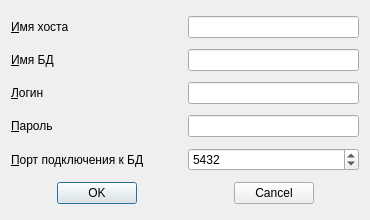
<?xml version="1.0" encoding="UTF-8"?>
<ui version="4.0">
 <class>Dialog</class>
 <widget class="QDialog" name="Dialog">
  <property name="geometry">
   <rect>
    <x>0</x>
    <y>0</y>
    <width>370</width>
    <height>220</height>
   </rect>
  </property>
  <property name="windowTitle">
   <string>Подключение к БД</string>
  </property>
  <layout class="QGridLayout" name="gridLayout">
   <item row="2" column="1">
    <widget class="QLineEdit" name="v_login"/>
   </item>
   <item row="3" column="0">
    <widget class="QLabel" name="lbl_password">
     <property name="text">
      <string>&amp;Пароль</string>
     </property>
     <property name="buddy">
      <cstring>v_password</cstring>
     </property>
    </widget>
   </item>
   <item row="1" column="0">
    <widget class="QLabel" name="lbl_DB_name">
     <property name="text">
      <string>&amp;Имя БД</string>
     </property>
     <property name="buddy">
      <cstring>v_DB_name</cstring>
     </property>
    </widget>
   </item>
   <item row="0" column="0">
    <widget class="QLabel" name="lbl_host_name">
     <property name="text">
      <string>&amp;Имя хоста</string>
     </property>
     <property name="buddy">
      <cstring>v_host_name</cstring>
     </property>
    </widget>
   </item>
   <item row="2" column="0">
    <widget class="QLabel" name="lbl_login">
     <property name="text">
      <string>&amp;Логин</string>
     </property>
     <property name="buddy">
      <cstring>v_login</cstring>
     </property>
    </widget>
   </item>
   <item row="4" column="0">
    <widget class="QLabel" name="lbl_port_numbr">
     <property name="text">
      <string>&amp;Порт подключения к БД</string>
     </property>
     <property name="buddy">
      <cstring>v_port_numbr</cstring>
     </property>
    </widget>
   </item>
   <item row="0" column="1">
    <widget class="QLineEdit" name="v_host_name"/>
   </item>
   <item row="3" column="1">
    <widget class="QLineEdit" name="v_password"/>
   </item>
   <item row="4" column="1">
    <widget class="QSpinBox" name="v_port_numbr">
     <property name="maximum">
      <number>65535</number>
     </property>
     <property name="value">
      <number>5432</number>
     </property>
    </widget>
   </item>
   <item row="5" column="0">
    <widget class="QDialogButtonBox" name="pb_OK">
     <property name="layoutDirection">
      <enum>Qt::LeftToRight</enum>
     </property>
     <property name="standardButtons">
      <set>QDialogButtonBox::Ok</set>
     </property>
     <property name="centerButtons">
      <bool>true</bool>
     </property>
    </widget>
   </item>
   <item row="5" column="1">
    <widget class="QDialogButtonBox" name="pb_Cancel">
     <property name="standardButtons">
      <set>QDialogButtonBox::Cancel</set>
     </property>
     <property name="centerButtons">
      <bool>true</bool>
     </property>
    </widget>
   </item>
   <item row="1" column="1">
    <widget class="QLineEdit" name="v_DB_name"/>
   </item>
  </layout>
 </widget>
 <resources/>
 <connections>
  <connection>
   <sender>pb_OK</sender>
   <signal>accepted()</signal>
   <receiver>Dialog</receiver>
   <slot>accept()</slot>
   <hints>
    <hint type="sourcelabel">
     <x>97</x>
     <y>316</y>
    </hint>
    <hint type="destinationlabel">
     <x>188</x>
     <y>181</y>
    </hint>
   </hints>
  </connection>
  <connection>
   <sender>pb_Cancel</sender>
   <signal>rejected()</signal>
   <receiver>Dialog</receiver>
   <slot>reject()</slot>
   <hints>
    <hint type="sourcelabel">
     <x>273</x>
     <y>190</y>
    </hint>
    <hint type="destinationlabel">
     <x>184</x>
     <y>109</y>
    </hint>
   </hints>
  </connection>
 </connections>
</ui>
